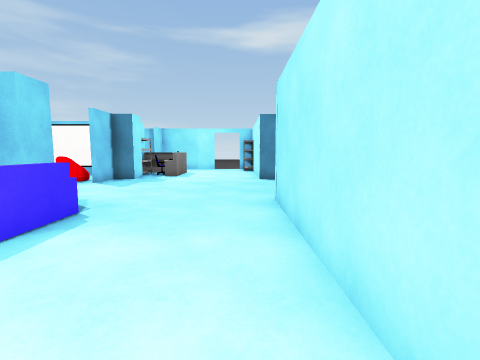
view 1 (above)

22 first-person views from a walk through a scene from a Unity 3-D project. The camera is 1.2 m above the floor, tilts 6° down and sees 85° across. The floor is counted in squares, 1 m on a side. Each view is taken from the middle of a square. On the plan, view 1 faces up. The plan holds only what a view shows up to about 12 squares ahead; the rest is blank. The place goes on beyond the plan. The player is left out. Door leaves are left out, so doorways stand open. Some surface patterns are stand-ins.

view 2
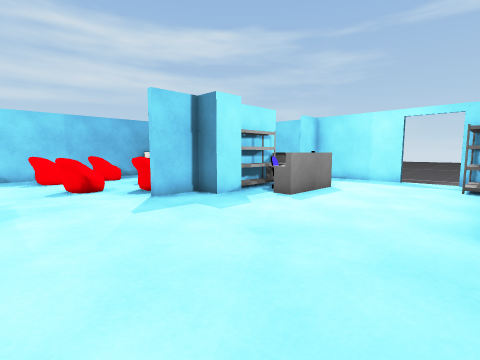

view 3
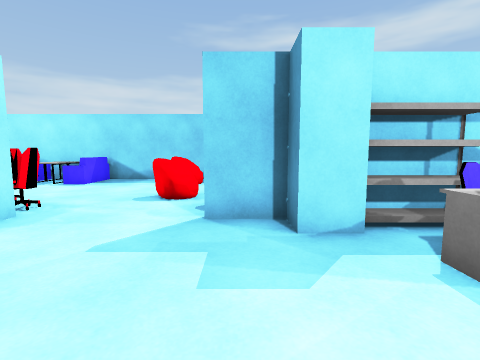

view 4
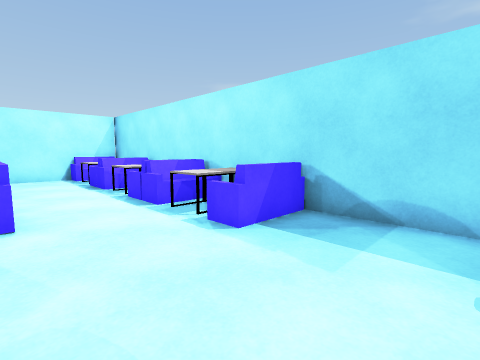

view 5
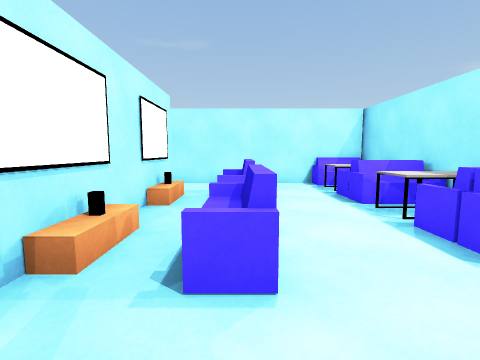

view 6
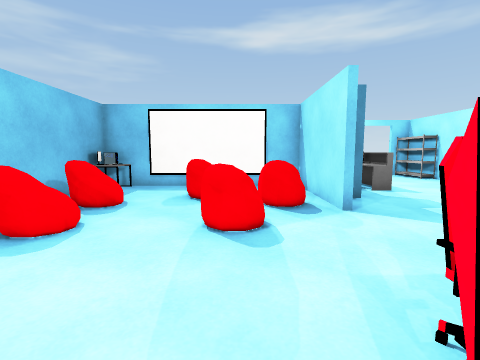

view 7
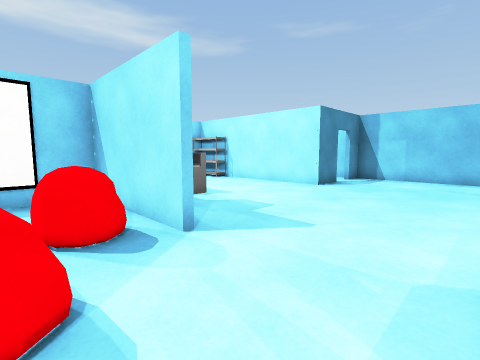

view 8
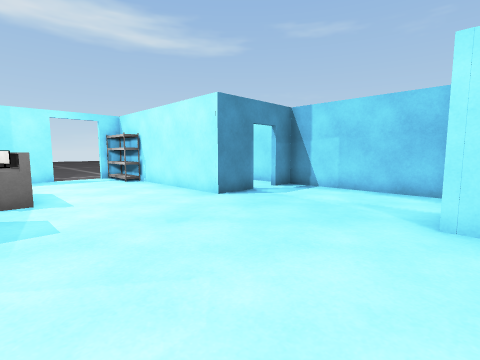

view 9
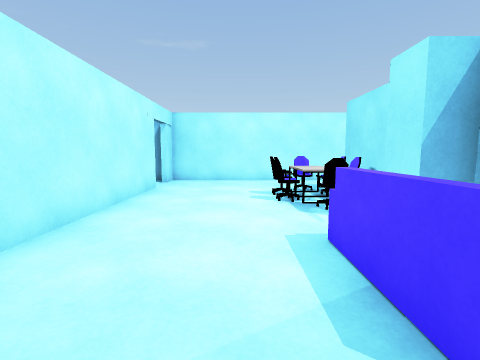

view 10
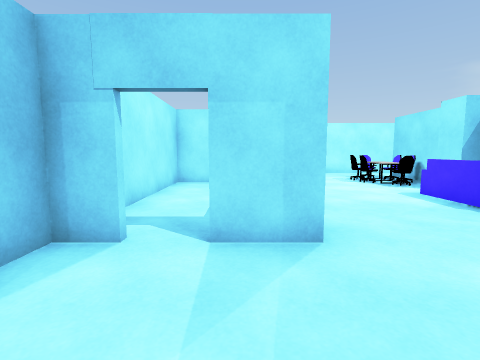

view 11
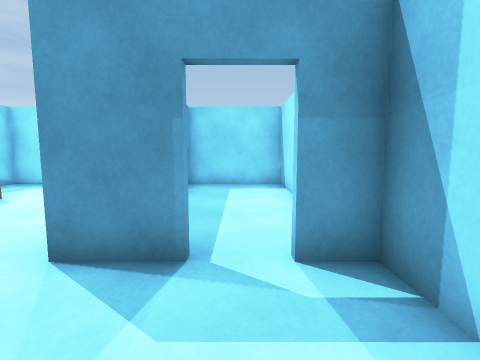

view 12
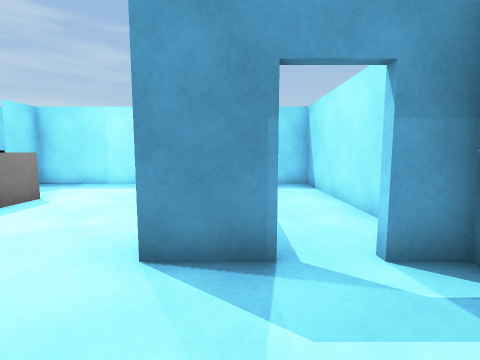

view 13
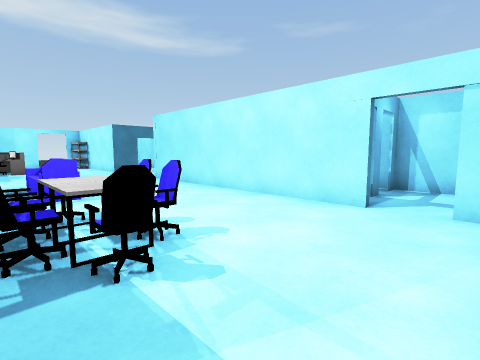

view 14
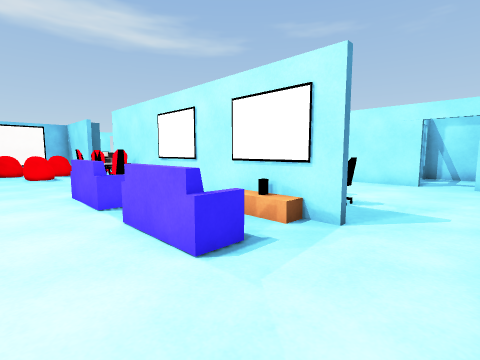

view 15
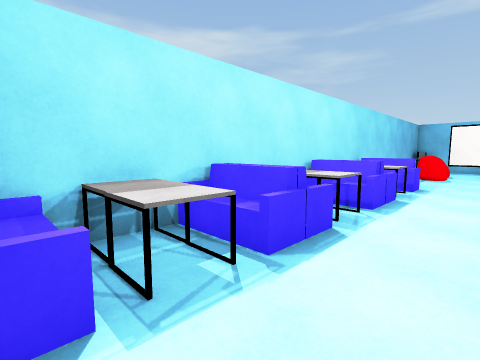

view 16
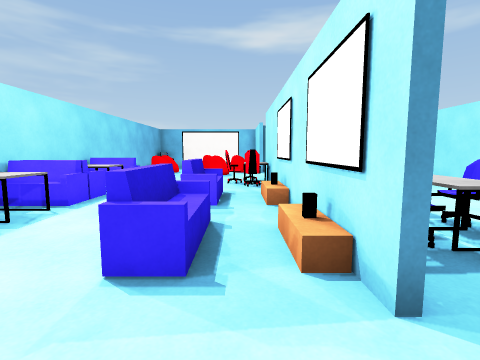

view 17
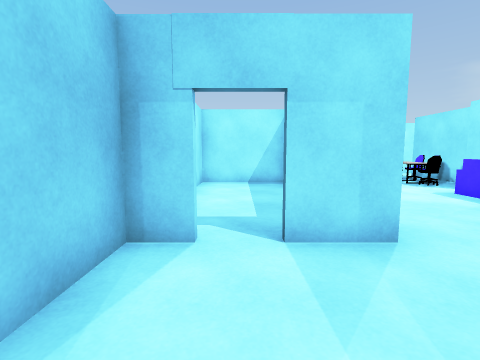

view 18
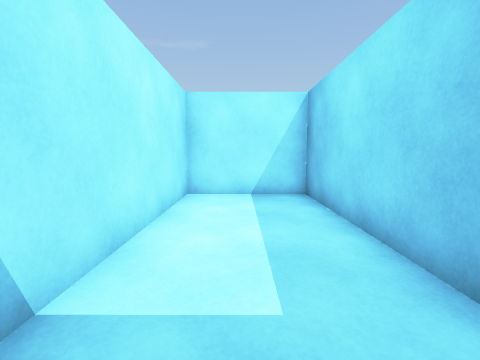

view 19
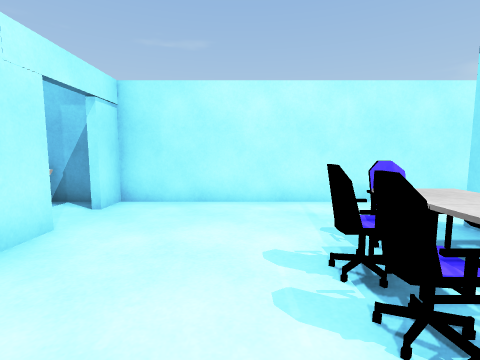

view 20
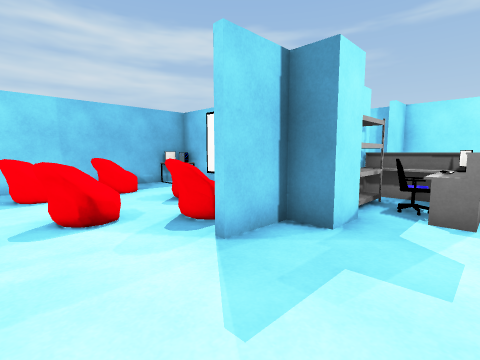

view 21
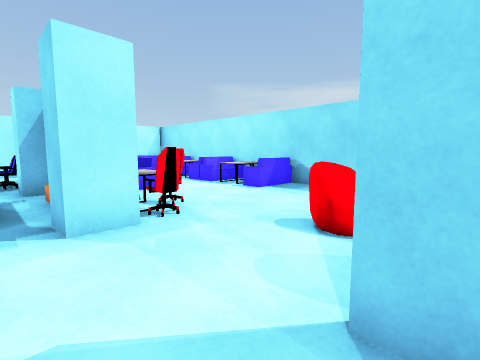

view 22
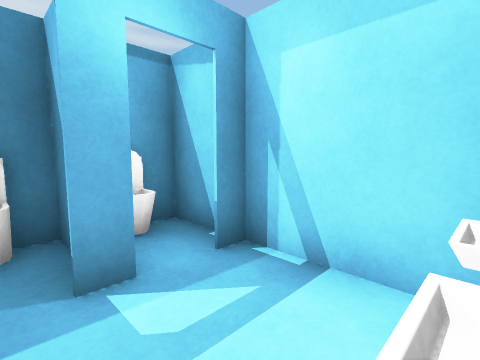

### Floor plan
Points are (right, up) in squares from view 1. A wall is a line through its corners. A room is listed if a view was taken in it or the views show most of it. See-through windows are left out.
Room 1 (views 1, 2, 3, 4, 5, 6, 7, 8, 9, 10, 11, 12, 13, 14, 15, 16, 17, 18, 19, 20, 21)
walls: (-5.9, 10.3) (-5.9, 14.4) (-7.1, 14.4); (-5.7, 0) (-5.7, -3.2); (3.5, 6.6) (4.5, 6.6) (4.5, 11.8) (3.5, 11.8); (-5.7, 15.5) (-5.7, 10.3); (2.5, 11.8) (0.9, 11.8) (0.9, 17.4); (-11.1, 14.4) (-12.8, 14.4) (-12.8, -5.4); (-5.9, -3.2) (-5.9, 3.5); (0.9, -3) (0.9, 6.6) (2.5, 6.6); (-6, 18.9) (-7.1, 18.9); (-1.8, 18.9) (-5.7, 18.9) (-5.7, 17.8); (0.5, 18.9) (-0.1, 18.9); (-10.2, -5.4) (0.9, -5.4) (0.9, -4.4)
ways out: opening at (1, -3.5) to room 2; opening at (3, 6) to room 3; opening at (3, 12) to room 4; open door at (-0.5, 19)
objects: sofa (-12, -5) to (-11, -5); table (-12, -4) to (-12, -3); sofa (-12, -2) to (-11, -2); other object (-12, -1) to (-12, 0); sofa (-12, 1) to (-11, 1); sofa (-12, 2) to (-11, 2); other object (-12, 3) to (-12, 4); sofa (-12, 4) to (-11, 5); other object (-12, 8) to (-11, 9); other object (-12, 10) to (-11, 11); other object (-12, 14); table (-11, -4); sofa (-11, -3); table (-11, -1) to (-11, 0); table (-11, 3); other object (-9, 9) to (-8, 10); other object (-9, 12); other object (-8, 3); TV (-8, 14); other object (-7, 5) to (-6, 5); other object (-7, 6); other object (-7, 11); other object (-6, -1); other object (-6, 4); other object (-6, 6); block (-6, 6) to (-5, 7); chair (-5, -2); chair (-5, -1) to (-5, 0); block (-5, 1) to (-5, 2); block (-5, 12) to (-5, 13); chair (-5, 14); rack (-5, 15); other object (-5, 16) to (-4, 16); chair (-4, -3); table (-4, -2) to (-4, -1); chair (-4, 0) to (-4, 1); other object (-4, 13) to (-3, 14); other object (-4, 14); other object (-4, 15) to (-3, 15); chair (-3, -2); chair (-3, -1) to (-3, 0); rack (0, 17) to (1, 18)
Room 2 (view 22)
walls: (2.7, -2.5) (2.7, -0.7); (3.1, -2.6) (2.4, -2.6); (1.4, -5.4) (2.2, -5.4); (4.6, -2.6) (4, -2.6); (4.5, -5) (4.5, -0.7)
ways out: opening at (1, -3.5) to room 1; opening at (2, -1.5) to room 3
objects: toilet (2, -1); sink (3, -5)
Room 3 (no view inside)
walls: (1.1, 5.1) (1.1, -0.5) (4.5, -0.5) (4.5, 5.5)
ways out: opening at (3, 6) to room 1; opening at (2, -1.5) to room 2
objects: toilet (4, -1)
Room 4 (no view inside)
walls: (4.5, 12.6) (4.5, 18.9) (1.1, 18.9)
ways out: opening at (3, 12) to room 1

Where each view was taken, in squares from view 1:
view 1: 0 up, 0 right, facing up
view 2: 7 up, 1 right, facing up-left
view 3: 11 up, 1 left, facing left
view 4: 8 up, 8 left, facing down-left
view 5: 5 up, 8 left, facing down
view 6: 5 up, 8 left, facing up
view 7: 7 up, 8 left, facing up-right
view 8: 6 up, 4 left, facing up-right
view 9: 6 up, 2 left, facing down
view 10: 10 up, 2 right, facing down
view 11: 9 up, 3 right, facing up
view 12: 9 up, 2 right, facing up
view 13: 5 down, 5 left, facing up-right
view 14: 5 down, 10 left, facing up-right
view 15: 5 down, 9 left, facing up-left
view 16: 5 down, 7 left, facing up
view 17: 10 up, 3 right, facing down
view 18: 7 up, 3 right, facing down
view 19: 1 up, 2 left, facing down
view 20: 8 up, 3 left, facing up-left
view 21: 11 up, 4 left, facing down-left
view 22: 5 down, 2 right, facing up-right
